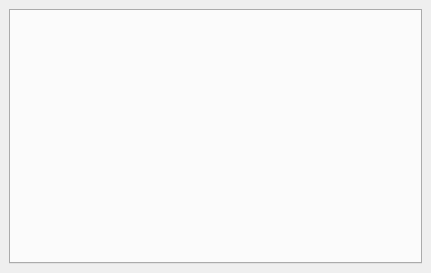
<?xml version="1.0" encoding="UTF-8"?>
<ui version="4.0">
 <class>CDTAttributeDockWidget</class>
 <widget class="QDockWidget" name="CDTAttributeDockWidget">
  <property name="enabled">
   <bool>false</bool>
  </property>
  <property name="geometry">
   <rect>
    <x>0</x>
    <y>0</y>
    <width>431</width>
    <height>273</height>
   </rect>
  </property>
  <property name="sizePolicy">
   <sizepolicy hsizetype="Expanding" vsizetype="Expanding">
    <horstretch>0</horstretch>
    <verstretch>0</verstretch>
   </sizepolicy>
  </property>
  <property name="windowTitle">
   <string>DockWidget</string>
  </property>
  <widget class="QWidget" name="dockWidgetContents">
   <layout class="QHBoxLayout" name="horizontalLayout">
    <item>
     <widget class="QTabWidget" name="tabWidget">
      <property name="sizePolicy">
       <sizepolicy hsizetype="Preferred" vsizetype="Preferred">
        <horstretch>1</horstretch>
        <verstretch>0</verstretch>
       </sizepolicy>
      </property>
      <property name="movable">
       <bool>true</bool>
      </property>
     </widget>
    </item>
   </layout>
  </widget>
 </widget>
 <resources/>
 <connections/>
</ui>
